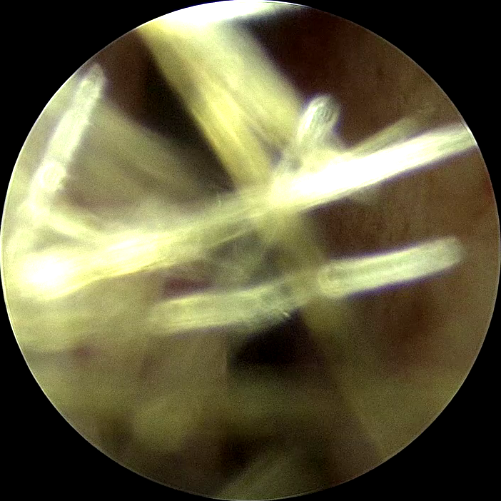
#> input picture VideoProcess/Output/rgb/00000.png, 501 x 501 px
$ python circle_detect.py
#> lines starting #> are read from the running program, lines starting #| are printed output that depends on the picture
# detects circular frame and crops image to that frame

import cv2 as cv
import sys
import os
import numpy as np
from PIL import Image, ImageDraw

def crop(img_path,filename,save_path):
#> called with img_path = './Output/rgb/00000.png', filename = '00000.png', save_path = './Output_cropped1/rgb/'
    img = Image.open(img_path)
#> img is the input picture: PIL image 501x501 RGB; mean R, G, B 101.2, 95.8, 65.1
    center,radius=find_circles(img_path)
    print(center,radius)
    h,w = img.size
    center = [184,166]
    radius = 178
    feather = 2
    start_pt = [center[0]-radius+feather,center[1]-radius+feather]
    end_pt = [center[0]+radius-feather,center[1]+radius-feather]
    print(start_pt,end_pt)

    for x in range(len(start_pt)):
        if start_pt[x]<0:
            start_pt[x]=0

    '''
    # creating luminous image
    lum_img = Image.new('L',[h,w] ,0)
    draw = ImageDraw.Draw(lum_img)
    draw.pieslice([tuple(start_pt),tuple(end_pt)],0,360,fill=255)
    img_arr = np.array(img)
    lum_img_arr = np.array(lum_img)

    final_img_arr = np.dstack((img_arr, lum_img_arr))

    print("Saved to ",os.path.join(save_path,filename))
    im1 = Image.fromarray(final_img_arr).save(os.path.join(save_path,filename))
    '''

    im1 = img.crop((center[0]-int(radius*1.42/2)+feather,center[1]-int(radius*1.42/2)+feather,center[0]+int(radius*1.42/2)-feather,center[1]+int(radius*1.42/2)-feather))
    im1.save(os.path.join(save_path,filename))

def find_circles(img):
    #debug
#> called with img = './Output/rgb/00000.png'
    default_file = "./Output/rgb/00000.png"
    filename = img if len(img) > 0 else default_file

    src = cv.imread(cv.samples.findFile(filename), cv.IMREAD_COLOR)

    if src is None:
        print("Error opening image!")
        return;

    gray = cv.cvtColor(src,cv.COLOR_BGR2GRAY)
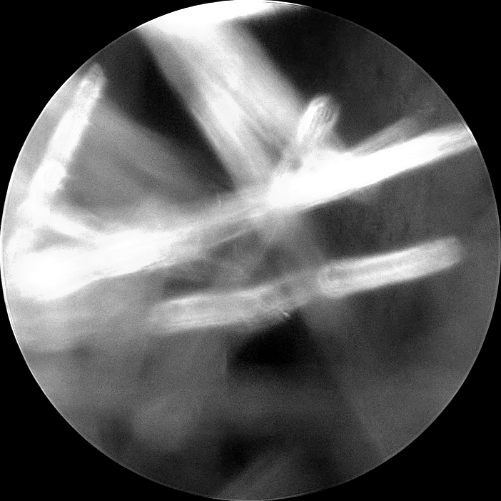
#> gray: shape (501, 501); min 0, max 255, mean 93.9

    gray = cv.medianBlur(gray,5)

    rows = gray.shape[0]
#> rows = 501
    circles = cv.HoughCircles(gray, cv.HOUGH_GRADIENT, 1, rows/8, param1=100, param2 = 30, minRadius=100, maxRadius=200)
#> circles = [[175.5, 182.5, 150.9]]

    if circles is not None:
        circles = np.uint16(np.around(circles))
#> circles = [[176, 182, 151]]
        for i in circles[0,:]:
            center = (i[0],i[1])
            cv.circle(src,center,1,(0,100,100),3)
            radius=i[2]
            print("Detected circle at ",center," with radius ", radius)
            return [(int(i[0]),int(i[1])),int(radius)]
#> this loop made 1 pass
#| Detected circle at  (176, 182)  with radius  151
#> src: shape (501, 501, 3); mean B, G, R 65.1, 95.8, 101.2
        #cv.imshow("detected circles", src)
        #cv.waitKey(0)
    else:
        print("No circles detected")
    return 0;

if __name__ == "__main__":
    path="./Output/rgb/"
    save_path = "./Output_cropped1/rgb/"

    for filename in os.listdir(path):
        f = os.path.join(path,filename)
        if os.path.isfile(f) and int(filename[:-4])<=409: #409 images in the sequence ,hardcoded rn
            print("Opening ",f)
            crop(f,filename,save_path)
#> in crop, `center,radius=find_circles(img_path)`: center = (176, 182); radius = 151
#| (176, 182) 151
#> in crop, `im1 = img.crop((center[0]-int(radius*1.42/2)+feather,center[1]-int(rad..`:
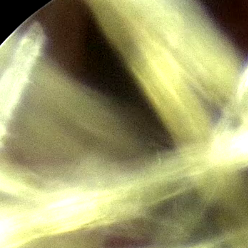
#> im1: PIL image 248x248 RGB; mean R, G, B 157.5, 154.4, 104.9
#> pass 2 of the loop `for filename in os.listdir(path):`:
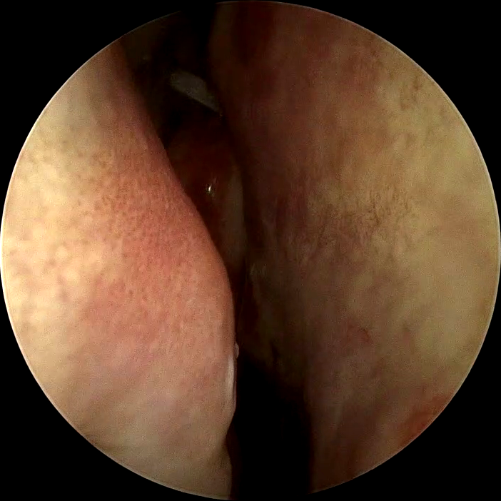
#> input picture VideoProcess/Output/rgb/00012.png, 501 x 501 px
#> in crop, img is the input picture: PIL image 501x501 RGB; mean R, G, B 92, 63.2, 42.8
#> in find_circles (call 2), `gray = cv.cvtColor(src,cv.COLOR_BGR2GRAY)`:
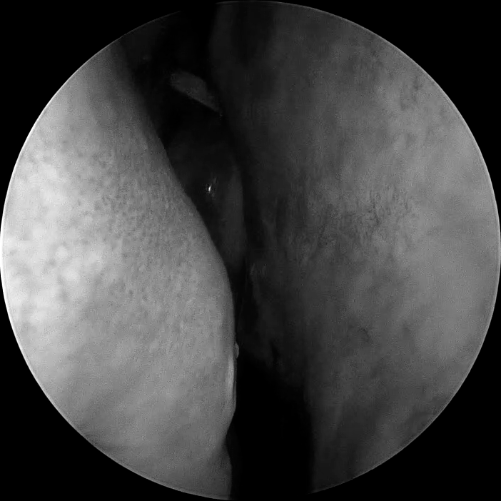
#> gray: shape (501, 501); min 0, max 255, mean 69.5
#> in find_circles (call 2), `circles = cv.HoughCircles(gray, cv.HOUGH_GRADIENT, 1, rows/8, param1=1..`: circles = None
#> (the run stopped early here; a loop or call above may not have finished)
